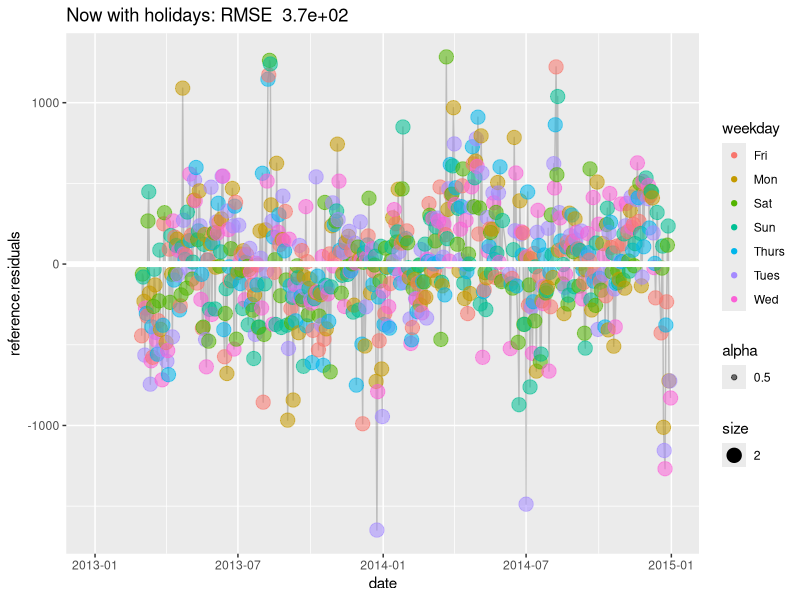

The R source for this figure:
## ---- chunk 1
knitr::opts_chunk$set(echo = TRUE)
knitr::opts_knit$set(root.dir = "../")

library(tidyverse)
library(modelr)
## ---- chunk 2
daily.train <- read_csv('data/processed/train.daily.csv')
daily.test <- read_csv('data/processed/test.daily.csv')

## ---- chunk 3
model.daily.reference <- lm(n~ temperature + weekday + sunshinetime + rainy_day + holiday, data = daily.train)

daily.train <- daily.train %>%
  add_residuals(model.daily.reference, var = "reference.residuals")

rms.daily.reference <- sqrt(mean(daily.train$reference.residuals^2,na.rm = TRUE))

ggplot(daily.train, aes(date, reference.residuals)) +
  geom_line(alpha=0.2) +
  geom_point(aes(alpha=0.5, size = 2, color=weekday)) +
  geom_ref_line(h=0) +
  labs(title=sprintf("Now with holidays: RMSE  %.1e", rms.daily.reference))
## ---- chunk 4
 # check modelr for predictions, add to test data.

